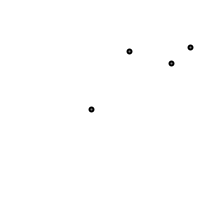
Frame 1 (no input)
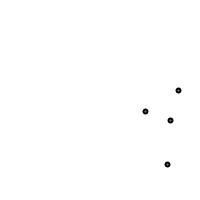
Frame 60 (the mouse pressed at the canvas centre just before this capture)
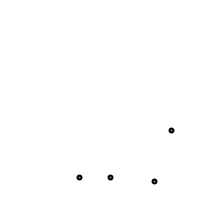
Frame 120 (the mouse held since frame 60 and released just before this capture)

The Processing sketch that drew these frames (run headless with seeded random() and noise(); from frame 60 on, the mouse is pressed at the canvas centre):

// Processing sketch: ponto__Pontos
// ── ponto__Pontos.pde
Ponto[] pontos = new Ponto[4];
void setup() {
  size(200, 200); 
  for (int i = 0; i < pontos.length; i++) {
    pontos[i] = new Ponto(random(width), random(height));
  }
}
void draw() {
  background(255);
  for (int i = 0; i < pontos.length; i++) {
    pontos[i].display();
    pontos[i].move();
    pontos[i].bounce();
  }
}
class Ponto {
  PVector loc;
  PVector vel;
  Ponto(float x, float y) {
    loc = new PVector(x, y);
    vel = new PVector(noise(x), noise(y));
  }
  void move() {
    loc.add(vel);
  }
  void display() {
    stroke(0);
    strokeWeight(2);
    fill(0, 127);
    ellipse(loc.x, loc.y, 4, 4);
  }
  void bounce() {
    loc.add(vel);
    if ((loc.x > width) || (loc.x < 0)) {
      vel.x = vel.x * -1;
    }
    if ((loc.y > height) || (loc.y < 0)) {
      vel.y = vel.y * -1;
    }
  }
}
